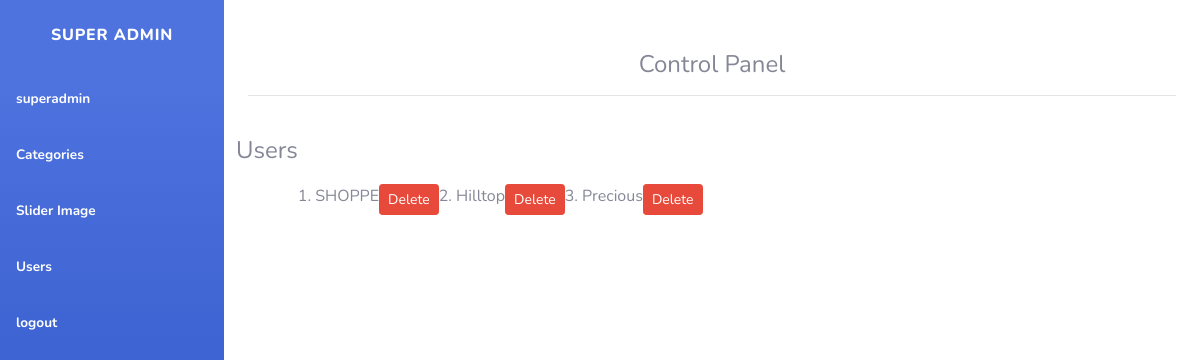
Screenshot of /users.php (signed in) with the database file from the repository.
### tables this page shows
CREATE TABLE `superadminuser` (
  `id` int(11) NOT NULL,
  `username` varchar(255) NOT NULL,
  `password` varchar(255) NOT NULL
);

CREATE TABLE `users` (
  `id` int(11) NOT NULL,
  `phonenumber` varchar(255) NOT NULL,
  `storename` varchar(255) NOT NULL,
  `password` varchar(255) NOT NULL
);

### users.php (the view, shortened to what this page needs)
<?php session_start();
if(isset($_SESSION['superadminid'])){
include'config.php';
$uid = $_SESSION['superadminid'];
$sql = "SELECT * FROM superadminuser where id='$uid'";
$record = mysqli_query($conn,$sql);
$row = mysqli_fetch_array($record);
$sqlusers = "SELECT * FROM users";
$recordusers = mysqli_query($conn,$sqlusers);
?>
<!DOCTYPE html>
<html lang="en">
<head>
    <link href="admin/vendor/fontawesome-free/css/all.min.css" rel="stylesheet" type="text/css">
    <link href="admin/css/sb-admin-2.min.css" rel="stylesheet">
</head>
<body id="page-top">
    <div id="wrapper">
        <ul class="navbar-nav bg-gradient-primary sidebar sidebar-dark accordion" id="accordionSidebar">
            <a class="sidebar-brand d-flex align-items-center justify-content-center" href="superadmindashboard.php">
                <div class="sidebar-brand-text mx-3">Super Admin<sup></sup></div>
            </a>
            <li class="nav-item active">
                <a class="nav-link" href="superadmindashboard.php">
                    <span><?php
                    echo $row['username'];
                    ?></span></a>
            </li>
            <li class="nav-item active">
                <a class="nav-link" href="categories.php">
                    <span>Categories</span></a>
            </li>
            <li class="nav-item active">
                <a class="nav-link" href="slider.php">
                    <span>Slider Image</span></a>
            </li>
            <li class="nav-item active">
                <a class="nav-link" href="users.php">
                    <span>Users</span></a>
            </li>
            <li class="nav-item active">
                <a class="nav-link" href="logoutsuperadmin.php">
                    <span>logout</span></a>
            </li>
        </ul>
            <div class="container">
                <div class="row">
                                <div class="col-lg-12" style="text-align: center;">
                                    <h4 style="margin-top:50px;">Control Panel</h4>
                                    <hr>
                                    <br>
                                </div>
                            </div>
                 <div class="row">
                    <h4>Users</h4><br><br>
                    <?php
                    $i=1;
                    while($rowusers=mysqli_fetch_array($recordusers)){
                         $delusers=$rowusers['storename'];
                    ?>
                    <tr><?php echo $i; ?>.</tr>
                    <tr>
                        <td><?php echo $rowusers['storename'];?>
                        <div style="">
                            <br>
                            <br>
                                            <?php echo"<a href='deleteusers.php?id=$delusers'> "."  <div class='btn btn-danger btn-sm btn-block'>Delete</div>"."</a>" ; ?>
                                            <br>
                                        </div>
                        <br>
                        <br></td>
                    </tr>
                <?php $i=$i+1;}?>
                </div>
            </div>
</body>
</html>
<?php }else{header('Location:superadmin.php?alert=login_first');
    }?>

### rows the page displays
superadminuser: username "superadmin"
users: storename "SHOPPE"
users: storename "Hilltop"
users: storename "Precious"
